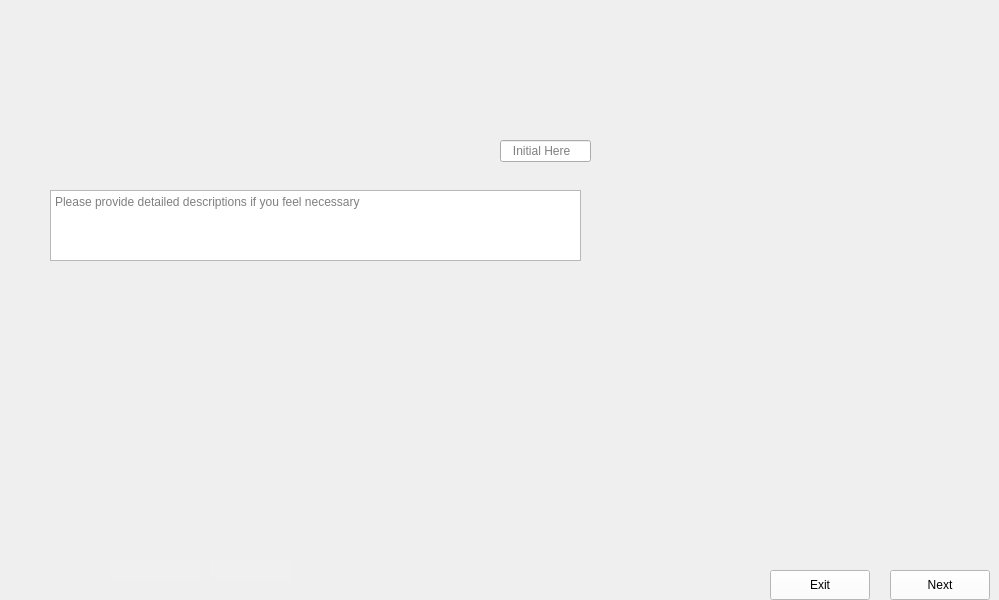
      <widget class="QWidget" name="Dice_First_Pillars_3">
       <property name="maximumSize">
        <size>
         <width>1024</width>
         <height>600</height>
        </size>
       </property>
       <property name="styleSheet">
        <string notr="true">border-image: url(:/images/images/Dice_First_Pillars_3.png);</string>
       </property>
       <widget class="QLineEdit" name="Dice_First_Pillars_3_Initial1">
        <property name="geometry">
         <rect>
          <x>500</x>
          <y>140</y>
          <width>91</width>
          <height>22</height>
         </rect>
        </property>
        <property name="styleSheet">
         <string notr="true">border-image:None;</string>
        </property>
        <property name="placeholderText">
         <string>   Initial Here</string>
        </property>
       </widget>
       <widget class="QTextEdit" name="Dice_First_Pillars_3_Comments">
        <property name="geometry">
         <rect>
          <x>50</x>
          <y>190</y>
          <width>531</width>
          <height>71</height>
         </rect>
        </property>
        <property name="styleSheet">
         <string notr="true">border-image:None;</string>
        </property>
        <property name="placeholderText">
         <string>Please provide detailed descriptions if you feel necessary </string>
        </property>
       </widget>
       <widget class="QLineEdit" name="Dice_First_Pillars_3_Initial2">
        <property name="geometry">
         <rect>
          <x>210</x>
          <y>560</y>
          <width>81</width>
          <height>22</height>
         </rect>
        </property>
        <property name="styleSheet">
         <string notr="true">QLineEdit{
background-color: rgb(240, 240, 240);
border: none;
border-image:None;
}</string>
        </property>
       </widget>
       <widget class="QLineEdit" name="Dice_First_Pillars_3_Dates">
        <property name="geometry">
         <rect>
          <x>110</x>
          <y>560</y>
          <width>91</width>
          <height>22</height>
         </rect>
        </property>
        <property name="styleSheet">
         <string notr="true">QLineEdit{
background-color: rgb(240, 240, 240);
border: none;
border-image:None;
}</string>
        </property>
       </widget>
       <widget class="QPushButton" name="Dice_First_Pillars_3_Next">
        <property name="geometry">
         <rect>
          <x>890</x>
          <y>570</y>
          <width>100</width>
          <height>30</height>
         </rect>
        </property>
        <property name="styleSheet">
         <string notr="true">QPushButton{
background-color: rgb(255, 255, 255);
height: 35px;
border-image:None;
}
QPushButton::hover{
background-color: rgb(0, 0, 255);
}
QPushButton:pressed{
padding-top:7px;
padding-top:7px;
}</string>
        </property>
        <property name="text">
         <string>Next</string>
        </property>
       </widget>
       <widget class="QPushButton" name="Dice_First_Pillars_3_Back">
        <property name="geometry">
         <rect>
          <x>770</x>
          <y>570</y>
          <width>100</width>
          <height>30</height>
         </rect>
        </property>
        <property name="styleSheet">
         <string notr="true">QPushButton{
background-color: rgb(255, 255, 255);
height: 35px;
border-image:None;
}
QPushButton::hover{
background-color: rgb(0, 0, 255);
}
QPushButton:pressed{
padding-top:7px;
padding-top:7px;
}</string>
        </property>
        <property name="text">
         <string>Exit</string>
        </property>
       </widget>
      </widget>
